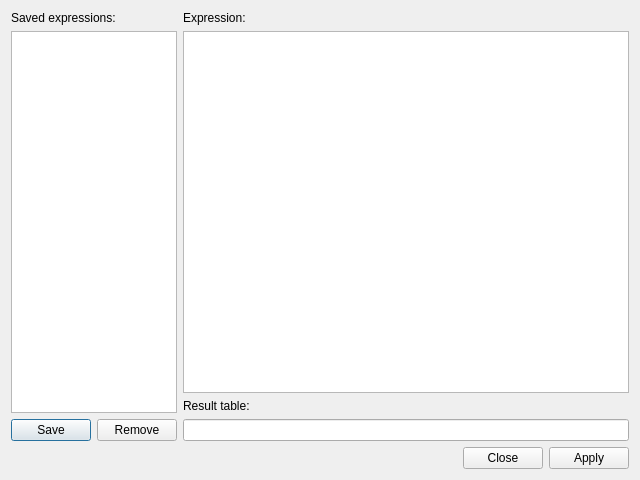
<?xml version="1.0" encoding="UTF-8"?>
<ui version="4.0">
 <class>CalculatorDialog</class>
 <widget class="QDialog" name="CalculatorDialog">
  <property name="geometry">
   <rect>
    <x>0</x>
    <y>0</y>
    <width>640</width>
    <height>480</height>
   </rect>
  </property>
  <property name="windowTitle">
   <string>Evaluate expression</string>
  </property>
  <layout class="QGridLayout" name="gridLayout">
   <item row="0" column="0">
    <layout class="QHBoxLayout" name="main_layout" stretch="1,3">
     <item>
      <layout class="QVBoxLayout" name="save_layout">
       <item>
        <widget class="QLabel" name="saved_label">
         <property name="text">
          <string>Saved expressions:</string>
         </property>
        </widget>
       </item>
       <item>
        <widget class="QListWidget" name="saved_list"/>
       </item>
       <item>
        <layout class="QHBoxLayout" name="list_buttons_layout">
         <item>
          <widget class="QPushButton" name="save_button">
           <property name="text">
            <string>Save</string>
           </property>
          </widget>
         </item>
         <item>
          <widget class="QPushButton" name="remove_button">
           <property name="text">
            <string>Remove</string>
           </property>
          </widget>
         </item>
        </layout>
       </item>
      </layout>
     </item>
     <item>
      <layout class="QVBoxLayout" name="evaluation_layout">
       <item>
        <widget class="QLabel" name="expression_label">
         <property name="text">
          <string>Expression:</string>
         </property>
        </widget>
       </item>
       <item>
        <widget class="QTextEdit" name="expression_edit"/>
       </item>
       <item>
        <widget class="QLabel" name="result_label">
         <property name="text">
          <string>Result table:</string>
         </property>
        </widget>
       </item>
       <item>
        <widget class="QLineEdit" name="result_edit"/>
       </item>
      </layout>
     </item>
    </layout>
   </item>
   <item row="1" column="0">
    <widget class="QDialogButtonBox" name="buttons">
     <property name="standardButtons">
      <set>QDialogButtonBox::Apply|QDialogButtonBox::Close</set>
     </property>
    </widget>
   </item>
  </layout>
 </widget>
 <resources/>
 <connections/>
</ui>
